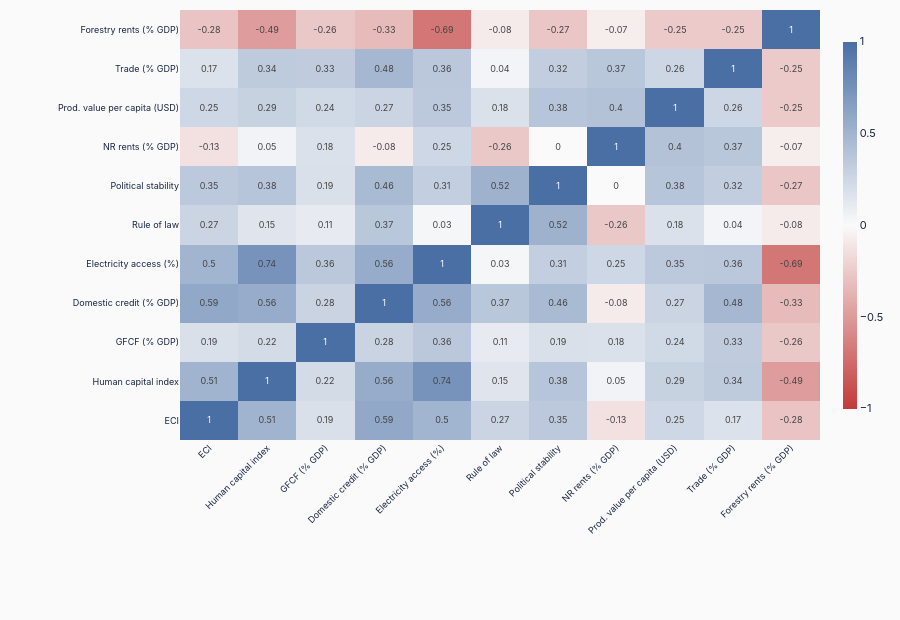

The notebook cell this image was saved under:
### Markdown cell above
### 1c. Correlation Matrix — Key Variables

### Code cell
corr_cols = list(DESC_VARS.keys())
corr_df   = df[corr_cols].rename(columns=DESC_VARS).corr().round(2)

labels = list(corr_df.columns)
z      = corr_df.values

fig = go.Figure(go.Heatmap(
    z=z, x=labels, y=labels,
    colorscale=[
        [0.0, PALETTE['red']], [0.5, '#fafafa'], [1.0, PALETTE['blue']]
    ],
    zmid=0, zmin=-1, zmax=1,
    text=z.round(2), texttemplate='%{text}',
    textfont=dict(size=9, family=STYLE['font_family']),
    hovertemplate='%{x} × %{y}: %{z:.2f}<extra></extra>',
    colorbar=dict(thickness=14, len=0.9,
                  tickfont=dict(size=STYLE['tick_size'],
                                family=STYLE['font_family'])),
))

fig.update_layout(**base_layout(
    height=620,
    margin=dict(l=180, r=60, t=10, b=180),
    xaxis=dict(tickangle=-45, tickfont=dict(size=9)),
    yaxis=dict(tickfont=dict(size=9)),
))

save_chart(fig, os.path.join(OUT, 'eci_correlation_heatmap'), width=900, height=700)

### Figure 1 — Plotly figure (JSON) as saved in the notebook; plotly's stock layout.template omitted (floating-point values rounded to 4 significant figures)
{"data": [{"colorbar": {"len": 0.9, "thickness": 14, "tickfont": {"family": "IBM Plex Sans, -apple-system, BlinkMacSystemFont, sans-serif", "size": 11}}, "colorscale": [[0, "#c23a3a"], [0.5, "#fafafa"], [1, "#4a6fa5"]], "hovertemplate": "%{x} × %{y}: %{z:.2f}<extra></extra>", "text": [[1.0, 0.51, 0.19, 0.59, 0.5, 0.27, 0.35, -0.13, 0.25, 0.17, -0.28], [0.51, 1.0, 0.22, 0.56, 0.74, 0.15, 0.38, 0.05, 0.29, 0.34, -0.49], [0.19, 0.22, 1.0, 0.28, 0.36, 0.11, 0.19, 0.18, 0.24, 0.33, -0.26], [0.59, 0.56, 0.28, 1.0, 0.56, 0.37, 0.46, -0.08, 0.27, 0.48, -0.33], [0.5, 0.74, 0.36, 0.56, 1.0, 0.03, 0.31, 0.25, 0.35, 0.36, -0.69], [0.27, 0.15, 0.11, 0.37, 0.03, 1.0, 0.52, -0.26, 0.18, 0.04, -0.08], [0.35, 0.38, 0.19, 0.46, 0.31, 0.52, 1.0, -0.0, 0.38, 0.32, -0.27], [-0.13, 0.05, 0.18, -0.08, 0.25, -0.26, -0.0, 1.0, 0.4, 0.37, -0.07], [0.25, 0.29, 0.24, 0.27, 0.35, 0.18, 0.38, 0.4, 1.0, 0.26, -0.25], [0.17, 0.34, 0.33, 0.48, 0.36, 0.04, 0.32, 0.37, 0.26, 1.0, -0.25], [-0.28, -0.49, -0.26, -0.33, -0.69, -0.08, -0.27, -0.07, -0.25, -0.25, 1.0]], "textfont": {"family": "IBM Plex Sans, -apple-system, BlinkMacSystemFont, sans-serif", "size": 9}, "texttemplate": "%{text}", "type": "heatmap", "x": ["ECI", "Human capital index", "GFCF (% GDP)", "Domestic credit (% GDP)", "Electricity access (%)", "Rule of law", "Political stability", "NR rents (% GDP)", "Prod. value per capita (USD)", "Trade (% GDP)", "Forestry rents (% GDP)"], "y": ["ECI", "Human capital index", "GFCF (% GDP)", "Domestic credit (% GDP)", "Electricity access (%)", "Rule of law", "Political stability", "NR rents (% GDP)", "Prod. value per capita (USD)", "Trade (% GDP)", "Forestry rents (% GDP)"], "z": [[1.0, 0.51, 0.19, 0.59, 0.5, 0.27, 0.35, -0.13, 0.25, 0.17, -0.28], [0.51, 1.0, 0.22, 0.56, 0.74, 0.15, 0.38, 0.05, 0.29, 0.34, -0.49], [0.19, 0.22, 1.0, 0.28, 0.36, 0.11, 0.19, 0.18, 0.24, 0.33, -0.26], [0.59, 0.56, 0.28, 1.0, 0.56, 0.37, 0.46, -0.08, 0.27, 0.48, -0.33], [0.5, 0.74, 0.36, 0.56, 1.0, 0.03, 0.31, 0.25, 0.35, 0.36, -0.69], [0.27, 0.15, 0.11, 0.37, 0.03, 1.0, 0.52, -0.26, 0.18, 0.04, -0.08], [0.35, 0.38, 0.19, 0.46, 0.31, 0.52, 1.0, -0.0, 0.38, 0.32, -0.27], [-0.13, 0.05, 0.18, -0.08, 0.25, -0.26, -0.0, 1.0, 0.4, 0.37, -0.07], [0.25, 0.29, 0.24, 0.27, 0.35, 0.18, 0.38, 0.4, 1.0, 0.26, -0.25], [0.17, 0.34, 0.33, 0.48, 0.36, 0.04, 0.32, 0.37, 0.26, 1.0, -0.25], [-0.28, -0.49, -0.26, -0.33, -0.69, -0.08, -0.27, -0.07, -0.25, -0.25, 1.0]], "zmax": 1, "zmid": 0, "zmin": -1}], "layout": {"font": {"color": "#1a2744", "family": "IBM Plex Sans, -apple-system, BlinkMacSystemFont, sans-serif", "size": 11}, "height": 620, "margin": {"b": 180, "l": 180, "r": 60, "t": 10}, "paper_bgcolor": "#fafafa", "plot_bgcolor": "#fafafa", "xaxis": {"tickangle": -45, "tickfont": {"size": 9}}, "yaxis": {"tickfont": {"size": 9}}}}
